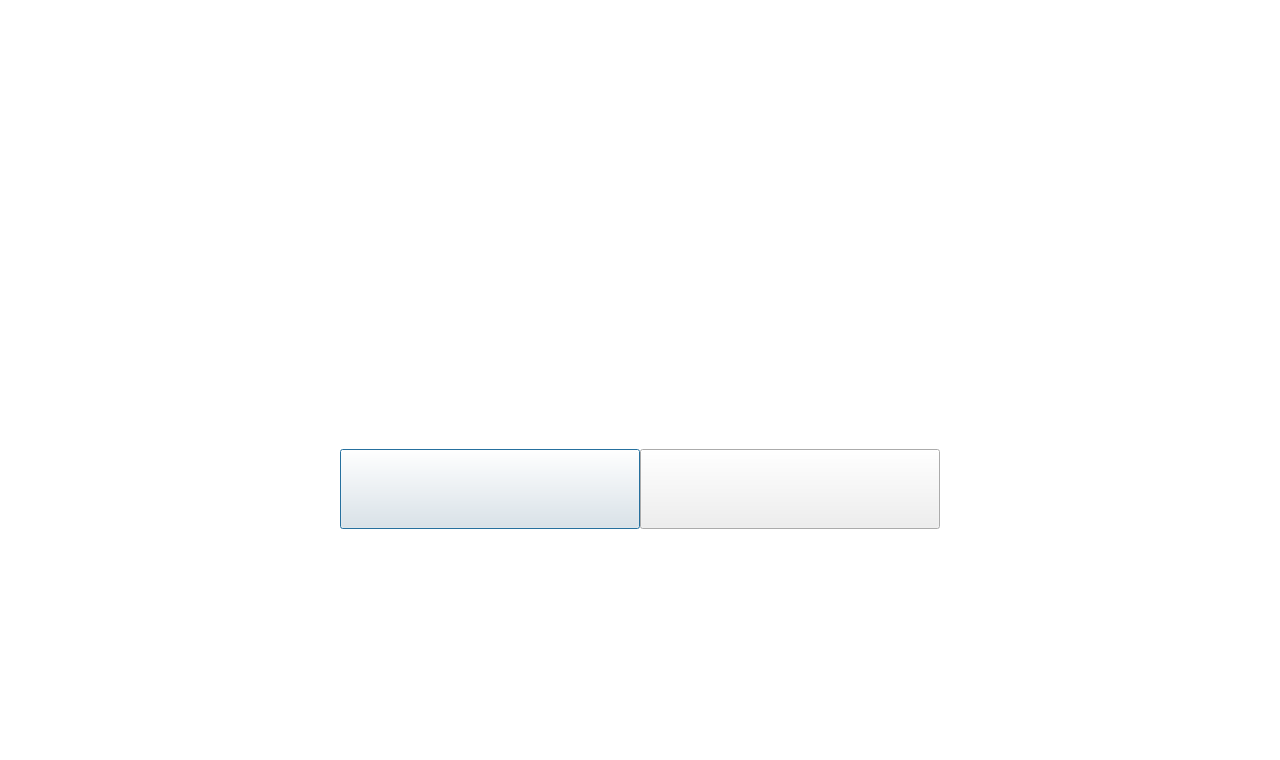
<?xml version="1.0" encoding="UTF-8"?>
<ui version="4.0">
 <class>unlockInfoDialog</class>
 <widget class="QDialog" name="unlockInfoDialog">
  <property name="geometry">
   <rect>
    <x>0</x>
    <y>0</y>
    <width>1280</width>
    <height>760</height>
   </rect>
  </property>
  <property name="windowTitle">
   <string>Dialog</string>
  </property>
  <property name="styleSheet">
   <string notr="true">#unlockInfoDialog{
background: transparent;
background-image: url(:/images/dialogAllWindow_Bg.png);
}</string>
  </property>
  <widget class="QWidget" name="unlockInfoWidget" native="true">
   <property name="geometry">
    <rect>
     <x>340</x>
     <y>239</y>
     <width>600</width>
     <height>290</height>
    </rect>
   </property>
   <property name="styleSheet">
    <string notr="true">#unlockInfoWidget{
background-image: url(:/images/unLockInfoBox.png);
}</string>
   </property>
   <widget class="QPushButton" name="cancelButton">
    <property name="geometry">
     <rect>
      <x>0</x>
      <y>210</y>
      <width>300</width>
      <height>80</height>
     </rect>
    </property>
    <property name="styleSheet">
     <string notr="true">#cancelButton:focus{
outline: none;
}</string>
    </property>
    <property name="text">
     <string/>
    </property>
    <property name="icon">
     <iconset resource="image.qrc">
      <normaloff>:/images/unLockInfoBtDis.png</normaloff>:/images/unLockInfoBtDis.png</iconset>
    </property>
    <property name="iconSize">
     <size>
      <width>300</width>
      <height>80</height>
     </size>
    </property>
   </widget>
   <widget class="QPushButton" name="unlockButton">
    <property name="geometry">
     <rect>
      <x>300</x>
      <y>210</y>
      <width>300</width>
      <height>80</height>
     </rect>
    </property>
    <property name="styleSheet">
     <string notr="true">#unlockButton:focus{
outline: none;
}</string>
    </property>
    <property name="text">
     <string/>
    </property>
    <property name="icon">
     <iconset resource="image.qrc">
      <normaloff>:/images/unLockInfoBtEn.png</normaloff>:/images/unLockInfoBtEn.png</iconset>
    </property>
    <property name="iconSize">
     <size>
      <width>300</width>
      <height>80</height>
     </size>
    </property>
   </widget>
  </widget>
 </widget>
 <resources>
  <include location="image.qrc"/>
 </resources>
 <connections/>
</ui>
